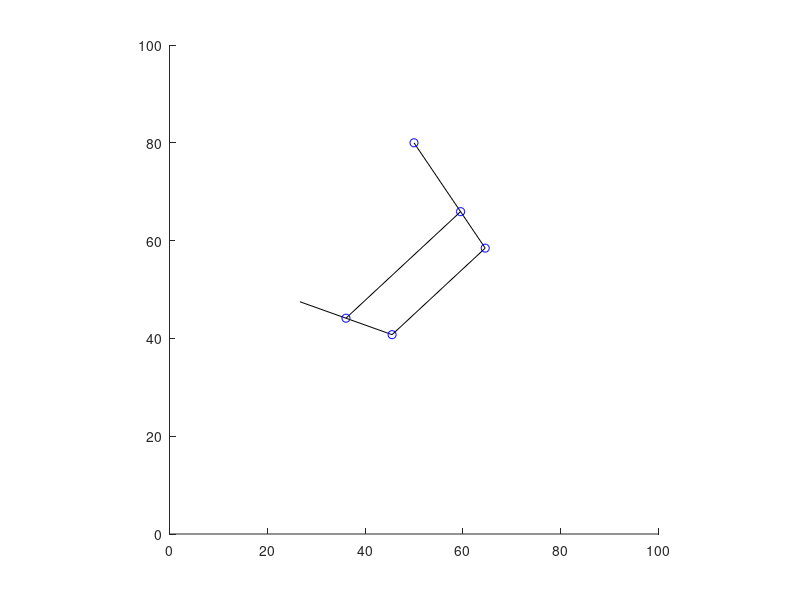

Recreate this plot in MATLAB.
%%% Leg Simulation %%%
cla, clc, clear
hold all
axis equal
axis([0,100,0,100])

Link1 = 26; %mm
Link2 = 26; %mm
P_link = 32; %mm
Joint1 = [50,80,(9/10)*2*pi];
Joint2 = [Link1*cos(Joint1(3)) + Joint1(1),Link1*sin(Joint1(3)) + Joint1(2),-pi/2 + Joint1(3)];
Joint3 = [Link2*cos(Joint2(3)) + Joint2(1),Link2*sin(Joint2(3)) + Joint2(2), Joint2(3)];
P_off = 9; %mm
P_link1 = [(Link1 - P_off)*cos(Joint1(3)) + Joint1(1),(Link1 - P_off)*sin(Joint1(3)) + Joint1(2),-pi/2 + Joint1(3)];
P_link2 = [P_link*cos(P_link1(3)) + P_link1(1),P_link*sin(P_link1(3)) + P_link1(2),P_link1(3)];
Foot_Length = 10; %mm
Foot = [0,0,atan2(Joint3(2) - P_link2(2),Joint3(1) - P_link2(1)) + pi];
Foot(1) = Foot_Length*cos(Foot(3)) + P_link2(1);
Foot(2) = Foot_Length*sin(Foot(3)) + P_link2(2);
dt = 0.1;
for t = 0:dt:30
    cla
    th_off1 = -(sin(t)^2)    
    th_off2 = cos(t) - pi/2;    
    %%% Update Links %%%
    %Joint1 = [50,50,-pi/2];
    Joint1(3) = (1)*(th_off1);
    Joint2 = [Link1*cos(Joint1(3)) + Joint1(1),Link1*sin(Joint1(3)) + Joint1(2),Joint1(3) + th_off2];
    if abs(Joint2(3)) >= (2*pi)
        Joint2(3) = Joint2(3) - floor(Joint2(3)/(2*pi))*2*pi;
    end
    %Joint2

    Joint3 = [Link2*cos(Joint2(3)) + Joint2(1),Link2*sin(Joint2(3)) + Joint2(2), Joint2(3)];
    P_link1 = [(Link1 - P_off)*cos(Joint1(3)) + Joint1(1),(Link1 - P_off)*sin(Joint1(3)) + Joint1(2),Joint1(3) + th_off2];
    P_link2 = [P_link*cos(P_link1(3)) + P_link1(1),P_link*sin(P_link1(3)) + P_link1(2),P_link1(3)];
    Foot(3) = atan2(Joint3(2) - P_link2(2),Joint3(1) - P_link2(1)) + pi;
    Foot(1) = Foot_Length*cos(Foot(3)) + P_link2(1);
    Foot(2) = Foot_Length*sin(Foot(3)) + P_link2(2);
    
    %%% Plot Links %%%
    line([Joint1(1),Joint2(1)],[Joint1(2),Joint2(2)],'Color','k')
    line([Joint2(1),Joint3(1)],[Joint2(2),Joint3(2)],'Color','k')
    line([P_link1(1),P_link2(1)],[P_link1(2),P_link2(2)],'Color','k')
    line([Joint3(1),Foot(1)],[Joint3(2),Foot(2)],'Color','k')
    plot(Joint1(1),Joint1(2),'bo')
    plot(Joint2(1),Joint2(2),'bo')
    plot(Joint3(1),Joint3(2),'bo')
    plot(P_link1(1),P_link1(2),'bo')
    plot(P_link2(1),P_link2(2),'bo')
    
    
    pause(dt)
end
